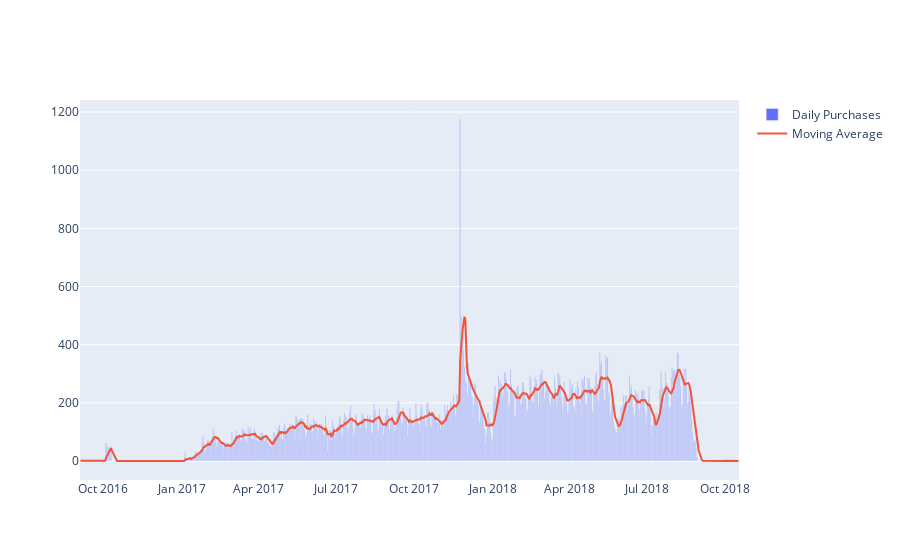

The cell this chart's notebook holds for it:
### Markdown cell above
- **Has online shopping increased over the time?**

### Code cell
window_size = 7
purchase_dates = orders_df[["order_purchase_timestamp"]].copy()
purchase_dates["order_purchase_timestamp"] = purchase_dates["order_purchase_timestamp"].dt.to_period("D")
purchase_dates.set_index("order_purchase_timestamp", inplace=True)
purchase_dates = purchase_dates.resample("D").size().fillna(0).to_frame(name="num_purchases")
purchase_dates["moving_average"] = purchase_dates.rolling(window=window_size, min_periods=0).mean()

# Plot
fig = go.Figure()
fig.add_bar(x=purchase_dates.index.to_timestamp(), 
            y=temp.values,
            hovertemplate="<b>Date:</b> %{x}<br><b># of Purchases:</b> %{y}",
            name="Daily Purchases")
fig.add_trace(go.Scatter(x=purchase_dates.index.to_timestamp(), 
                         y=purchase_dates["moving_average"], 
                         hovertemplate="<b>Date:</b> %{x}<br><b>Moving Average:</b> %{y:.2f}",
                         name="Moving Average"))

### Figure 1 — Plotly figure (JSON) as saved in the notebook; plotly's stock layout.template omitted (floating-point values rounded to 4 significant figures; data arrays with more than 128 entries replaced by an {"elided": "..."} marker saying what was removed)
{"data": [{"hovertemplate": "<b>Date:</b> %{x}<br><b># of Purchases:</b> %{y}", "name": "Daily Purchases", "type": "bar", "x": {"elided": "774 str values"}, "y": {"elided": "774 int values"}}, {"hovertemplate": "<b>Date:</b> %{x}<br><b>Moving Average:</b> %{y:.2f}", "name": "Moving Average", "type": "scatter", "x": {"elided": "774 str values"}, "y": {"elided": "774 float values"}}], "layout": {}}
